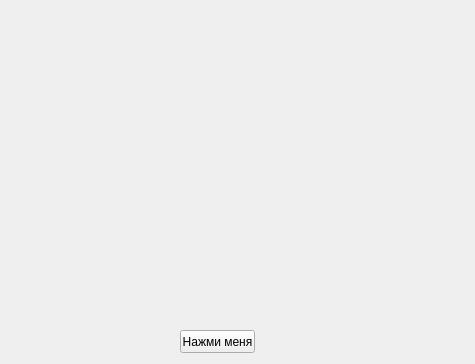
<?xml version="1.0" encoding="UTF-8"?>
<ui version="4.0">
 <class>Form</class>
 <widget class="QWidget" name="Form">
  <property name="geometry">
   <rect>
    <x>0</x>
    <y>0</y>
    <width>475</width>
    <height>364</height>
   </rect>
  </property>
  <property name="windowTitle">
   <string>Круги</string>
  </property>
  <widget class="QPushButton" name="button">
   <property name="geometry">
    <rect>
     <x>180</x>
     <y>330</y>
     <width>75</width>
     <height>23</height>
    </rect>
   </property>
   <property name="text">
    <string>Нажми меня</string>
   </property>
  </widget>
 </widget>
 <resources/>
 <connections/>
</ui>
